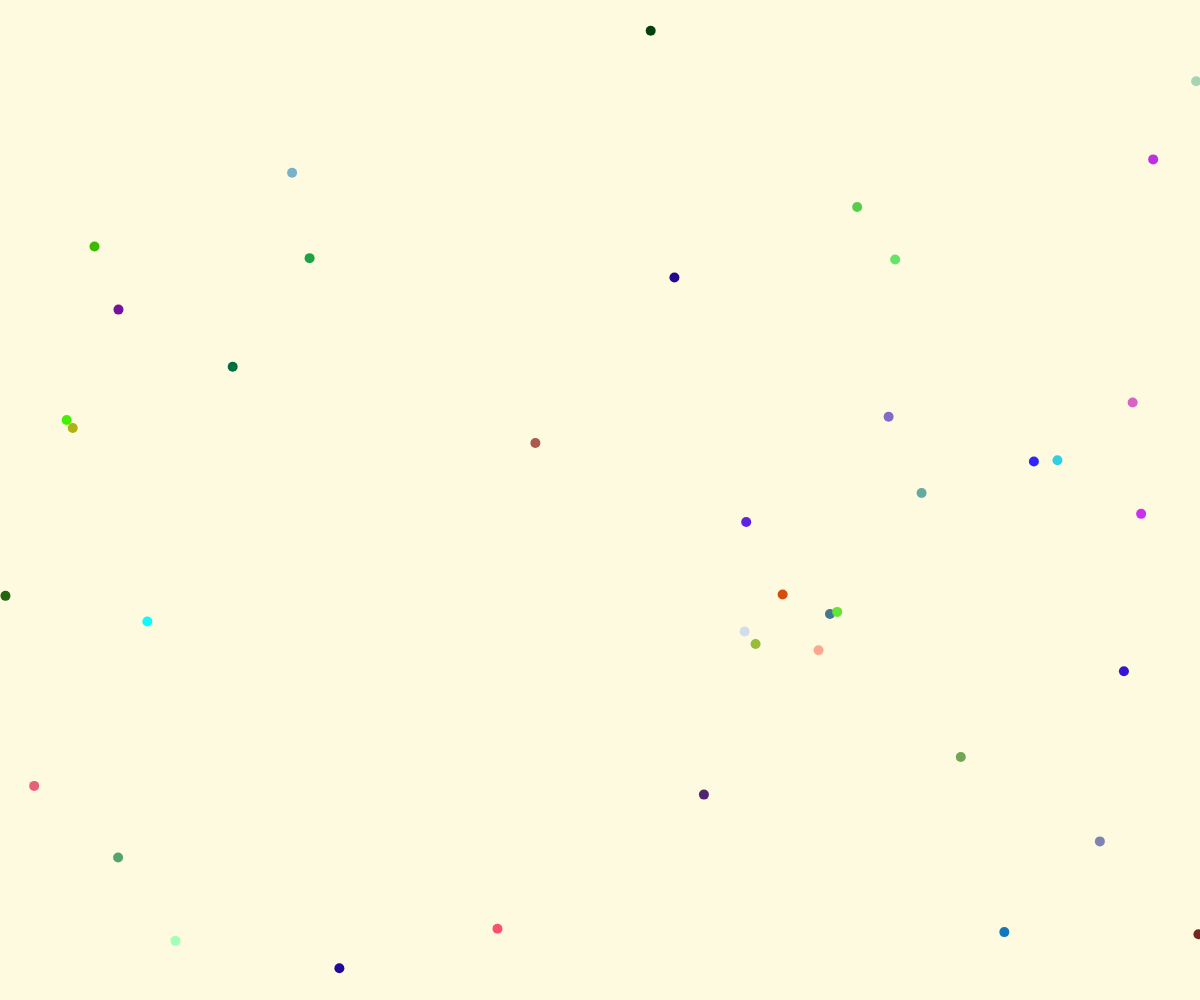
Frame 1 (no input)
Frame 60 (no input): identical to frame 1, image omitted
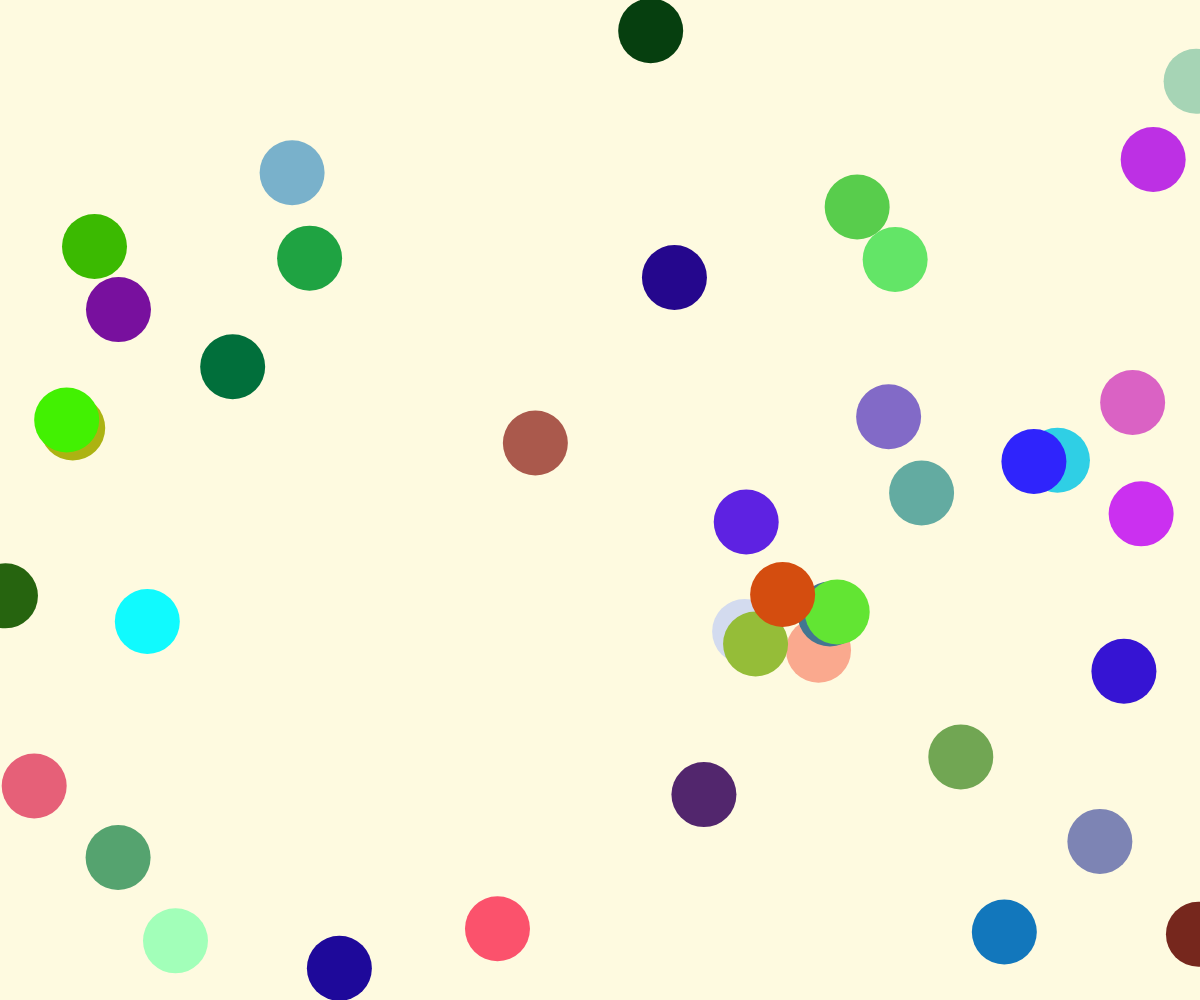
Frame 120 (the mouse pressed at the canvas centre since frame 60)

The p5.js sketch that drew these frames (run headless with seeded random() and noise() and a simulated clock; from frame 60 on, the mouse is pressed at the canvas centre):

// p5.js sketch
// ── sketch.js
let circles = [];

function setup() {
  createCanvas(windowWidth, windowHeight); // 建立全視窗畫布
  background('#fefae0'); // 設定背景顏色
  
  // 產生40個圓的初始資料
  for (let i = 0; i < 40; i++) {
    let circle = {
      x: random(width), // 隨機X座標
      y: random(height), // 隨機Y座標
      size: random(30, 100), // 隨機大小
      color: color(random(255), random(255), random(255)) // 隨機鮮豔顏色
    };
    circles.push(circle);
  }
}

function draw() {
  background('#fefae0'); // 每次重繪背景
  
  for (let circle of circles) {
    let dynamicSize = map(mouseX, 0, width, 10, 120); // 根據滑鼠X位置調整大小
    fill(circle.color); // 設定圓的顏色
    noStroke(); // 移除圓的邊框
    ellipse(circle.x, circle.y, dynamicSize, dynamicSize); // 繪製圓
  }
}

function windowResized() {
  resizeCanvas(windowWidth, windowHeight); // 當視窗大小改變時調整畫布大小
}
// ── styie.css
/* 選單樣式 */
.menu {
    position: absolute;
    top: 10px;
    right: 100px; /* 距離視窗右邊框100px */
    display: flex;
    list-style: none;
    margin: 0;
    padding: 10px;
    background-color: rgba(248, 250, 224, 0.2); /* 背景顏色透明度設定為0.2 */
    border-radius: 5px; /* 可選：讓背景有圓角 */
}

.menu li {
    position: relative; /* 為了讓子選單定位 */
    margin: 0 15px; /* 左右間距為15px，總間距為30px */
}

.menu li a {
    text-decoration: none;
    color: #3a5a40; /* 選單文字顏色 */
    font-size: 30px; /* 選單文字大小 */
    font-family: 'Microsoft JhengHei', Arial, sans-serif; /* 選單文字字型 */
}

.menu li a:hover {
    color: #588157; /* 滑鼠移動到上面時的文字顏色 */
}

/* 子選單樣式 */
.submenu {
    display: none; /* 預設隱藏子選單 */
    position: absolute;
    top: 100%; /* 子選單顯示在主選單下方 */
    left: 0;
    background-color: rgba(248, 250, 224, 0.9); /* 子選單背景顏色 */
    list-style: none;
    padding: 10px;
    border-radius: 5px;
}

.submenu li {
    margin: 5px 0; /* 子選單項目間距 */
}

.submenu li a {
    font-size: 20px; /* 子選單文字大小 */
}

/* 滑鼠懸停顯示子選單 */
.menu li:hover .submenu {
    display: block;
}
